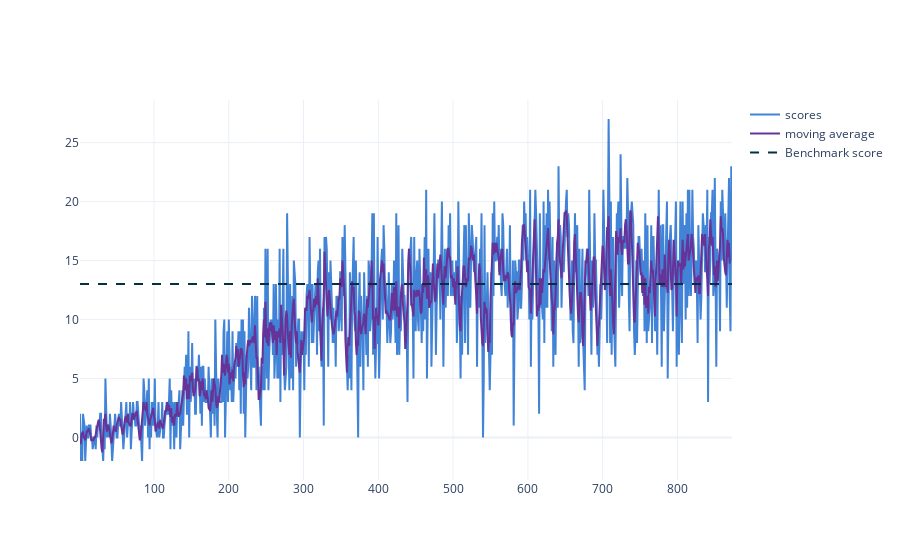

Notebook code cell kept with this figure:
### Code cell
from plot import plot_results

plot_results(baseline_score=13)

### Figure 1 — Plotly figure (JSON) as saved in the notebook; plotly's stock layout.template omitted (floating-point values rounded to 4 significant figures; data arrays with more than 128 entries replaced by an {"elided": "..."} marker saying what was removed)
{"data": [{"marker": {"color": "rgba(65, 131, 215, 1)"}, "mode": "lines", "name": "scores", "type": "scatter", "x": {"elided": "873 int values"}, "y": {"elided": "873 int values"}}, {"marker": {"color": "rgba(102, 51, 153, 1)"}, "mode": "lines", "name": "moving average", "type": "scatter", "x": {"elided": "870 int values"}, "y": {"elided": "870 float values"}}, {"line": {"dash": "dash"}, "marker": {"color": "rgba(1, 50, 67, 1)"}, "mode": "lines", "name": "Benchmark score", "type": "scatter", "x": {"elided": "873 int values"}, "y": {"elided": "873 int values"}}], "layout": {}}
